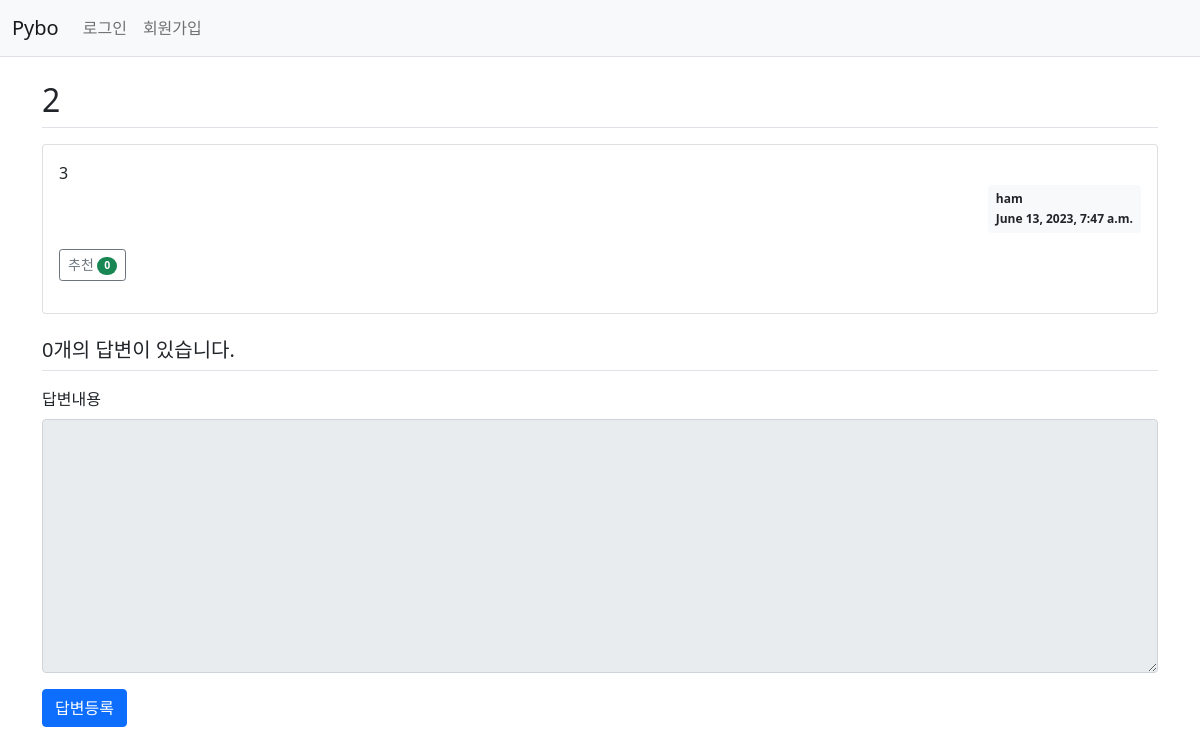
/10/, run on an earlier commit of the app's database.
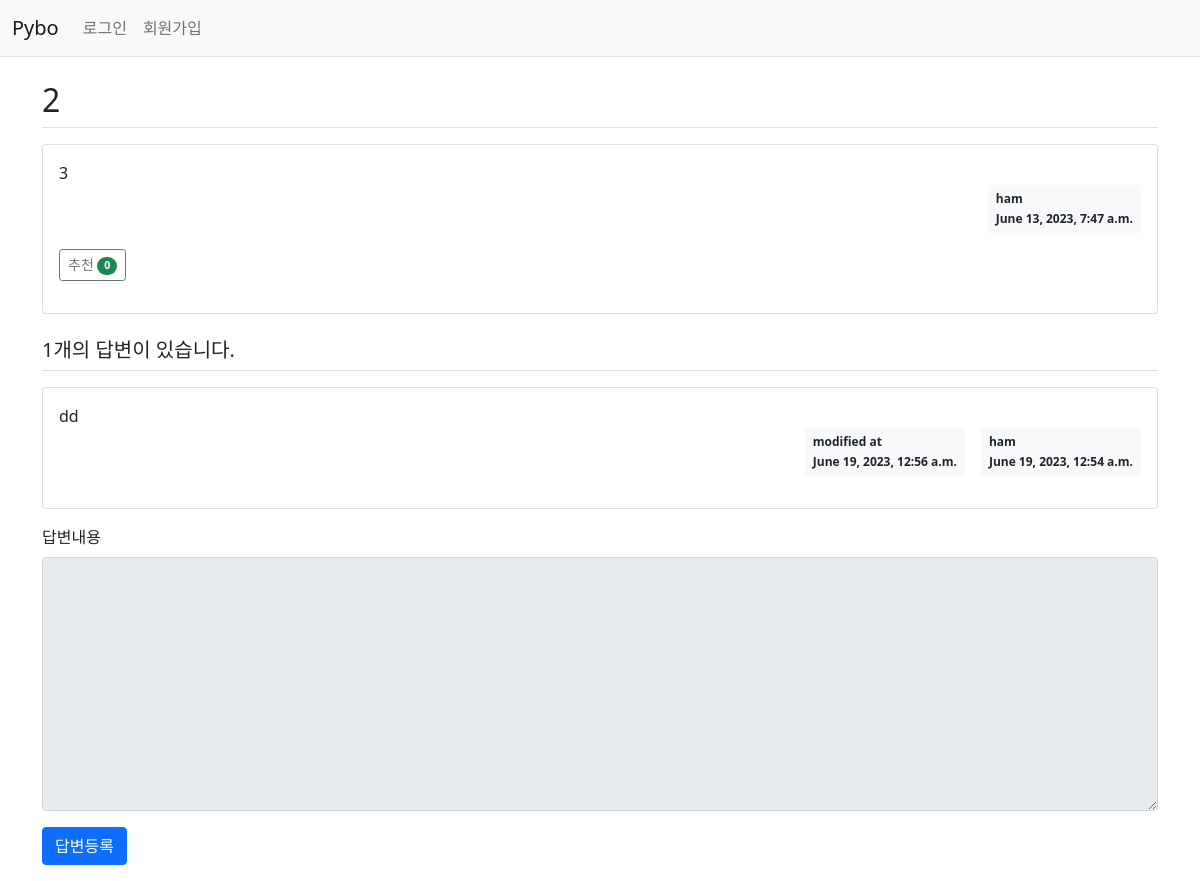
And on a later commit of the database.
### pybo/models.py (models this page shows)
class Question(models.Model):
    author = models.ForeignKey(User, on_delete=models.CASCADE, null=True, related_name='author_question')
    subject = models.CharField(max_length=200)
    content = models.TextField()
    create_date = models.DateTimeField()
    modify_date = models.DateTimeField(null=True, blank=True)
    voter = models.ManyToManyField(User, related_name='voter_question')

class Answer(models.Model):
    author = models.ForeignKey(User, on_delete=models.CASCADE, null=True, related_name='author_answer')
    question = models.ForeignKey(Question, on_delete=models.CASCADE)
    content = models.TextField()
    create_date = models.DateTimeField()
    modify_date = models.DateTimeField(null=True, blank=True)
    voter = models.ManyToManyField(User, related_name='voter_answer')

### pybo/views.py (the view)
# urls.py: path('<int:question_id>/', views.detail, name='detail'),
def detail(request, question_id):
    question = Question.objects.get(id=question_id)
    context = {'question': question}
    return render(request, 'pybo/question_detail.html', context)

### templates/pybo/question_detail.html (shortened to what this page needs)
{% extends 'base.html' %}
{% block content %}
<div class="container my-3">
    <h2 class="border-bottom py-2">{{ question.subject }}</h2>
    <div class="card my-3">
        <div class="card-body">
            <div class="card-text" style="white-space: pre-line;">{{ question.content }}</div>
            <div class="d-flex justify-content-end">
                <div class="badge bg-light text-dark p-2 text-start">
                    <div class="mb-2">{{ question.author.username }}</div>
                     <div> {{ question.create_date }}</div>
                </div>
            </div>
            <div class="my-3">
            <a href="javascript:void(0)" data-uri="{% url 'pybo:question_vote' question.id  %}"
            class="recommend btn btn-sm btn-outline-secondary"> 추천
            <span class="badge rounded-pill bg-success">{{question.voter.count}}</span>
            </a>
        </div>
        </div>
    </div>
    <h5 class="border-bottom my-3 py-2">{{question.answer_set.count}}개의 답변이 있습니다.</h5>
    {% for answer in question.answer_set.all %}
    <div class="card my-3">
        <div class="card-body">
            <div class="card-text" style="white-space: pre-line;">{{ answer.content }}</div>
            <div class="d-flex justify-content-end">
                {% if answer.modify_date %}
            <div class="badge bg-light text-dark p-2 text-start mx-3">
                <div class="mb-2">modified at</div>
                <div>{{ answer.modify_date }}</div>
            </div>
            {% endif %}
                <div class="badge bg-light text-dark p-2 text-start">
                    <div class="mb-2">{{ answer.author.username }}</div>
                    <div>   {{ answer.create_date }}</div>
                </div>
            </div>
        </div>
    </div>
    {% endfor %}
    <form action="{% url 'pybo:answer_create' question.id %}" method="post" class="my-3">
        <div class="mb-3">
            <label for="content" class="form-label">답변내용</label>
            <textarea {% if not user.is_authenticated %}disabled{% endif %}
              name="content" id="content" class="form-control" rows="10"></textarea>
        </div>
        <input type="submit" value="답변등록" class="btn btn-primary">
    </form>
</div>
{% endblock %}

### templates/base.html (shortened to what this page needs)
{% load static %}
<!doctype html>
<html lang="ko">
<head>
    <link rel="stylesheet" type="text/css" href="{% static 'bootstrap.min.css' %}">
    <link rel="stylesheet" type="text/css" href="{% static 'style.css' %}">
</head>
<body>
{% include "navbar.html" %}
{% block content %}
{% endblock %}
</body>
</html>

### templates/navbar.html (shortened to what this page needs)
<nav class="navbar navbar-expand-lg navbar-light bg-light border-bottom">
    <div class="container-fluid">
        <a class="navbar-brand" href="{% url 'pybo:index' %}">Pybo</a>
        <div class="collapse navbar-collapse" id="navbarSupportedContent">
            <ul class="navbar-nav me-auto mb-2 mb-lg-0">
                <li class="nav-item">
                    {% if user.is_authenticated %}
                     <a class="nav-link" href="{% url 'common:logout' %}">{{ user.username }} (로그아웃)</a>
                    {% else %}
                   <a class="nav-link" href="{% url 'common:login' %}">로그인</a>
                    {% endif %}
                </li>
                <li>
                    {% if not user.is_authenticated %}
                    <a class="nav-link" href="{% url 'common:signup' %}">회원가입</a>
                    {% endif %}
                </li>
            </ul>
        </div>
    </div>
</nav>

What changed in the data, as far as the page shows it:
computed for Question "ham": answer_set.count "0" → "1"
added Answer: content "dd", modify_date "June 19, 2023, 12:56 a.m.", author.username "ham", create_date "June 19, 2023, 12:54 a.m."
